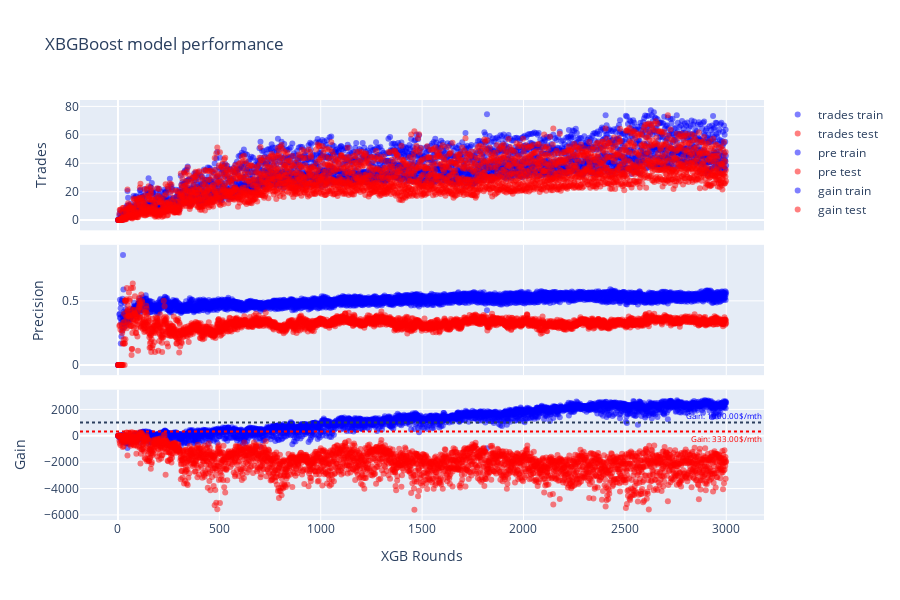

Notebook source saved alongside this figure:
### Code cell
def fun_plot_xgb_rounds(df, gain_period_min=333, gain_period_bingo=1000):
    """
    Plots XGBoost model performance with semi-transparent markers.
    """
    layout = dict(
        hoversubplots="axis",
        title=dict(text="XBGBoost model performance"),
        hovermode="x",
        grid=dict(rows=3, columns=1),
        height=600,
        xaxis_title="XGB Rounds",
        yaxis=dict(
            title="Trades"
        ),
        yaxis2=dict(
            title="Precision"
        ),
        yaxis3=dict(
            title="Gain"
        )
    )

    # Define marker styles for train and test to reduce repetition
    # The 'opacity' property (from 0 to 1) controls the alpha effect.
    train_marker = dict(color="blue", opacity=0.5)
    test_marker = dict(color="red", opacity=0.5)

    data = [
        go.Scatter(x=df["run_index"], y=df["trades_train"], xaxis="x", yaxis="y", name="trades train", mode="markers", marker=train_marker),
        go.Scatter(x=df["run_index"], y=df["trades_test"], xaxis="x", yaxis="y", name="trades test",  mode="markers", marker=test_marker),
        go.Scatter(x=df["run_index"], y=df["precision_train"], xaxis="x", yaxis="y2", name="pre train",  mode="markers", marker=train_marker),
        go.Scatter(x=df["run_index"], y=df["precision_test"], xaxis="x", yaxis="y2", name="pre test",  mode="markers", marker=test_marker),
        go.Scatter(x=df["run_index"], y=df["gain_train"], xaxis="x", yaxis="y3", name="gain train",  mode="markers", marker=train_marker),
        go.Scatter(x=df["run_index"], y=df["gain_test"], xaxis="x", yaxis="y3", name="gain test",  mode="markers", marker=test_marker),
    ]

    fig = go.Figure(data=data, layout=layout)

    fig.add_hline(
        y=gain_period_min,
        xref="x",
        yref="y3",
        line_dash="dot",
        line=dict(color='red', width=2),
        annotation_text=f"Gain: {gain_period_min:.2f}$/mth",
        annotation_position="bottom right",
        annotation_font_color="red",
        annotation_font_size=8,
        row=3,
        col=1,
    )
    fig.add_hline(
        y=gain_period_bingo,
        xref="x",
        yref="y3",
        line_dash="dot",
        annotation_text=f"Gain: {gain_period_bingo:.2f}$/mth",
        annotation_position="top right",
        annotation_font_color="blue",
        annotation_font_size=8,
        row=3,
        col=1,
    )
    fig.update_xaxes(
        showspikes=True,
        spikemode='across',
        spikesnap='cursor',
        spikethickness=1,
        spikedash='dot',
    )
    fig.show()

fun_plot_xgb_rounds(df)

### Figure 1 — Plotly figure (JSON) as saved in the notebook; plotly's stock layout.template omitted (floating-point values rounded to 4 significant figures; data arrays with more than 128 entries replaced by an {"elided": "..."} marker saying what was removed)
{"data": [{"marker": {"color": "blue", "opacity": 0.5}, "mode": "markers", "name": "trades train", "type": "scatter", "x": {"elided": "3000 int values"}, "xaxis": "x", "y": {"elided": "3000 float values"}, "yaxis": "y"}, {"marker": {"color": "red", "opacity": 0.5}, "mode": "markers", "name": "trades test", "type": "scatter", "x": {"elided": "3000 int values"}, "xaxis": "x", "y": {"elided": "3000 float values"}, "yaxis": "y"}, {"marker": {"color": "blue", "opacity": 0.5}, "mode": "markers", "name": "pre train", "type": "scatter", "x": {"elided": "3000 int values"}, "xaxis": "x", "y": {"elided": "3000 float values"}, "yaxis": "y2"}, {"marker": {"color": "red", "opacity": 0.5}, "mode": "markers", "name": "pre test", "type": "scatter", "x": {"elided": "3000 int values"}, "xaxis": "x", "y": {"elided": "3000 float values"}, "yaxis": "y2"}, {"marker": {"color": "blue", "opacity": 0.5}, "mode": "markers", "name": "gain train", "type": "scatter", "x": {"elided": "3000 int values"}, "xaxis": "x", "y": {"elided": "3000 float values"}, "yaxis": "y3"}, {"marker": {"color": "red", "opacity": 0.5}, "mode": "markers", "name": "gain test", "type": "scatter", "x": {"elided": "3000 int values"}, "xaxis": "x", "y": {"elided": "3000 float values"}, "yaxis": "y3"}], "layout": {"annotations": [{"font": {"color": "red", "size": 8}, "showarrow": false, "text": "Gain: 333.00$/mth", "x": 1, "xanchor": "right", "xref": "x domain", "y": 333, "yanchor": "top", "yref": "y3"}, {"font": {"color": "blue", "size": 8}, "showarrow": false, "text": "Gain: 1000.00$/mth", "x": 1, "xanchor": "right", "xref": "x domain", "y": 1000, "yanchor": "bottom", "yref": "y3"}], "grid": {"columns": 1, "rows": 3}, "height": 600, "hovermode": "x", "hoversubplots": "axis", "shapes": [{"line": {"color": "red", "dash": "dot", "width": 2}, "type": "line", "x0": 0, "x1": 1, "xref": "x domain", "y0": 333, "y1": 333, "yref": "y3"}, {"line": {"dash": "dot"}, "type": "line", "x0": 0, "x1": 1, "xref": "x domain", "y0": 1000, "y1": 1000, "yref": "y3"}], "title": {"text": "XBGBoost model performance"}, "xaxis": {"showspikes": true, "spikedash": "dot", "spikemode": "across", "spikesnap": "cursor", "spikethickness": 1, "title": {"text": "XGB Rounds"}}, "yaxis": {"title": {"text": "Trades"}}, "yaxis2": {"title": {"text": "Precision"}}, "yaxis3": {"title": {"text": "Gain"}}}}
